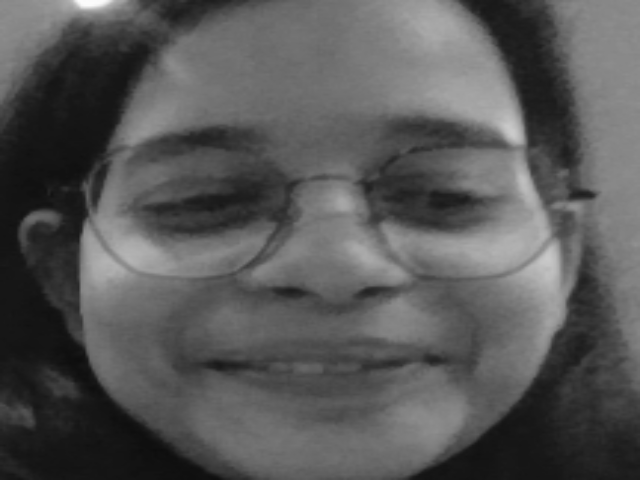
#> input picture Class Projects/Assingment 1/Shipra_Maurya_2nd_CSE(AI&ML)/facedetect/dataset/Shipra/1.png, 640 x 480 px, found by its file name
$ python Facedetect.py
#> lines starting #> are read from the running program, lines starting #| are printed output that depends on the picture; after the words box and inside, x2 and y2 are one past the last pixel; in counts of white or black regions, pixels touching at a corner belong together
import cv2
import os
import numpy as np

haar_file='haarcascade_frontalface_default.xml'
datasets='C:/Users/manvi/PycharmProjects/pythonProject/facedetect/dataset'
(images,labels,names,id)=([],[],{},0)
for(subdir,dirs,files) in os.walk(datasets):
    for subdir in dirs:
        names[id]=subdir
        subjectpath=os.path.join(datasets,subdir)
        for filename in os.listdir(subjectpath):
            path = os.path.join(subjectpath, filename)
            label = id
            images.append(cv2.imread(path, 0))
            labels.append(int(label))
        id += 1
#> id = 1

    (width, height) = (640, 480)

    (images, labels) = [np.array(lists) for lists in [images, labels]]

    model1 = cv2.face.LBPHFaceRecognizer_create()
    model1.train(images, labels)

    face_cascade = cv2.CascadeClassifier(haar_file)
    cap = cv2.VideoCapture(0)

    print('Classifier trained!')
    print('Attempting to detecting faces...')

    while True:
        ret, frame = cap.read()
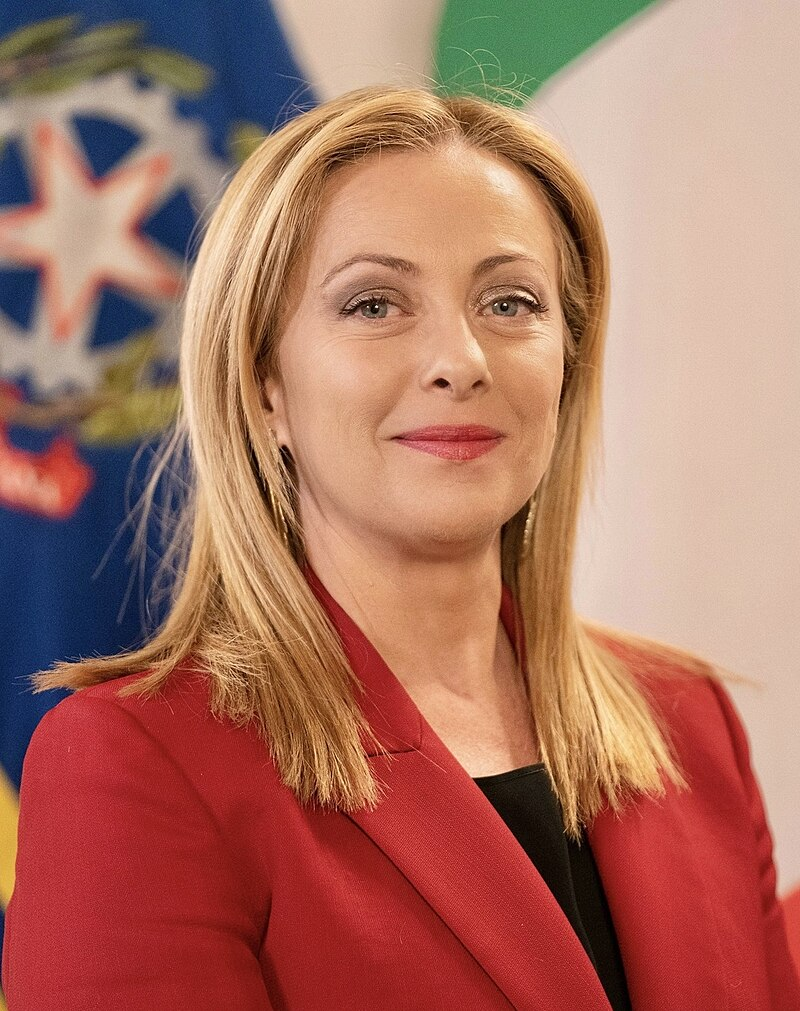
#> input picture Class Projects/Assingment 1/manvityagi_2nd_csit/pythonProject/meloni.jpg, 800 x 1011 px, given in place of the camera
#> frame is the input picture: shape (1011, 800, 3); mean B, G, R 98.5, 114.5, 169.8
        if ret == True:
            img_gray = cv2.cvtColor(frame, cv2.COLOR_BGR2GRAY)
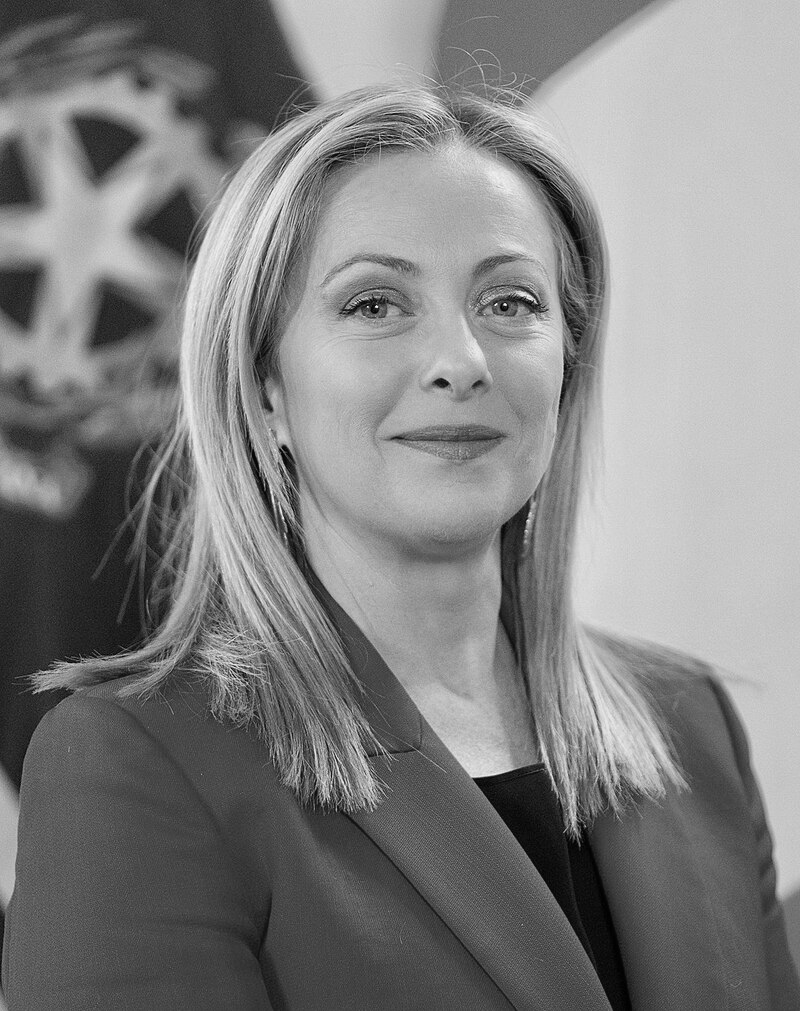
#> img_gray: shape (1011, 800); min 0, max 251, mean 129.2
            faces = face_cascade.detectMultiScale(img_gray, 1.4, 4)
            for (x, y, w, h) in faces:
                cv2.rectangle(frame, (x, y), (x + w, y + h), (0, 0, 255), 2)
                face = img_gray[y:y + h, x:x + w]
                face_resize = cv2.resize(face, (width, height))
                prediction = model1.predict(face_resize)

                if prediction[1] < 74:
                    cv2.putText(frame, '%s' % (names[prediction[0]].strip()), (x + 5, (y + 25) + h),
                                cv2.FONT_HERSHEY_PLAIN, 1.5, (20, 185, 20), 2)
                else:
                    cv2.putText(frame, 'Unknown', (x + 5, (y + 25) + h), cv2.FONT_HERSHEY_PLAIN, 1.5, (65, 65, 255), 2)
                    print("Predicted person: Unknown")
#> this loop made 1 pass
#> pass 1, `face = img_gray[y:y + h, x:x + w]`:
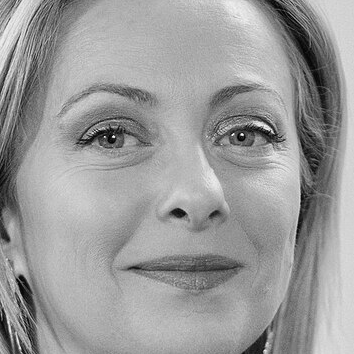
#> face: shape (354, 354); min 2, max 251, mean 154.9
#> pass 1, `face_resize = cv2.resize(face, (width, height))`:
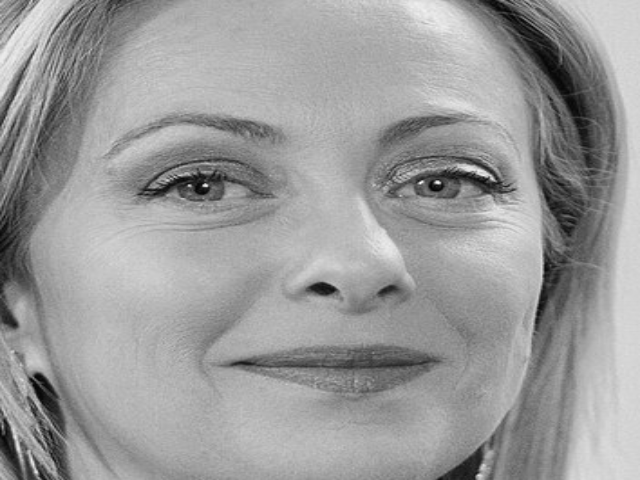
#> face_resize: shape (480, 640); min 4, max 247, mean 154.8
#> after the loop:
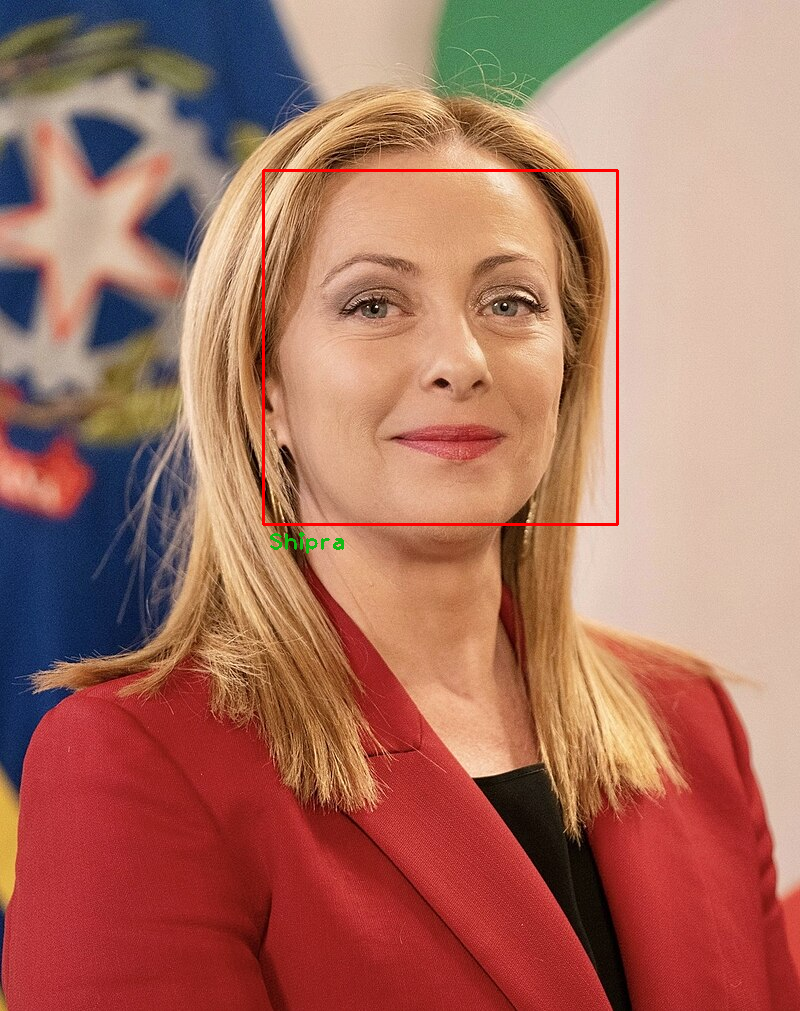
#> frame: shape (1011, 800, 3); 0.58% of pixels changed, all inside (x1, y1, x2, y2) = (262, 169, 619, 554)

#> (the run stopped early here; a loop or call above may not have finished)
